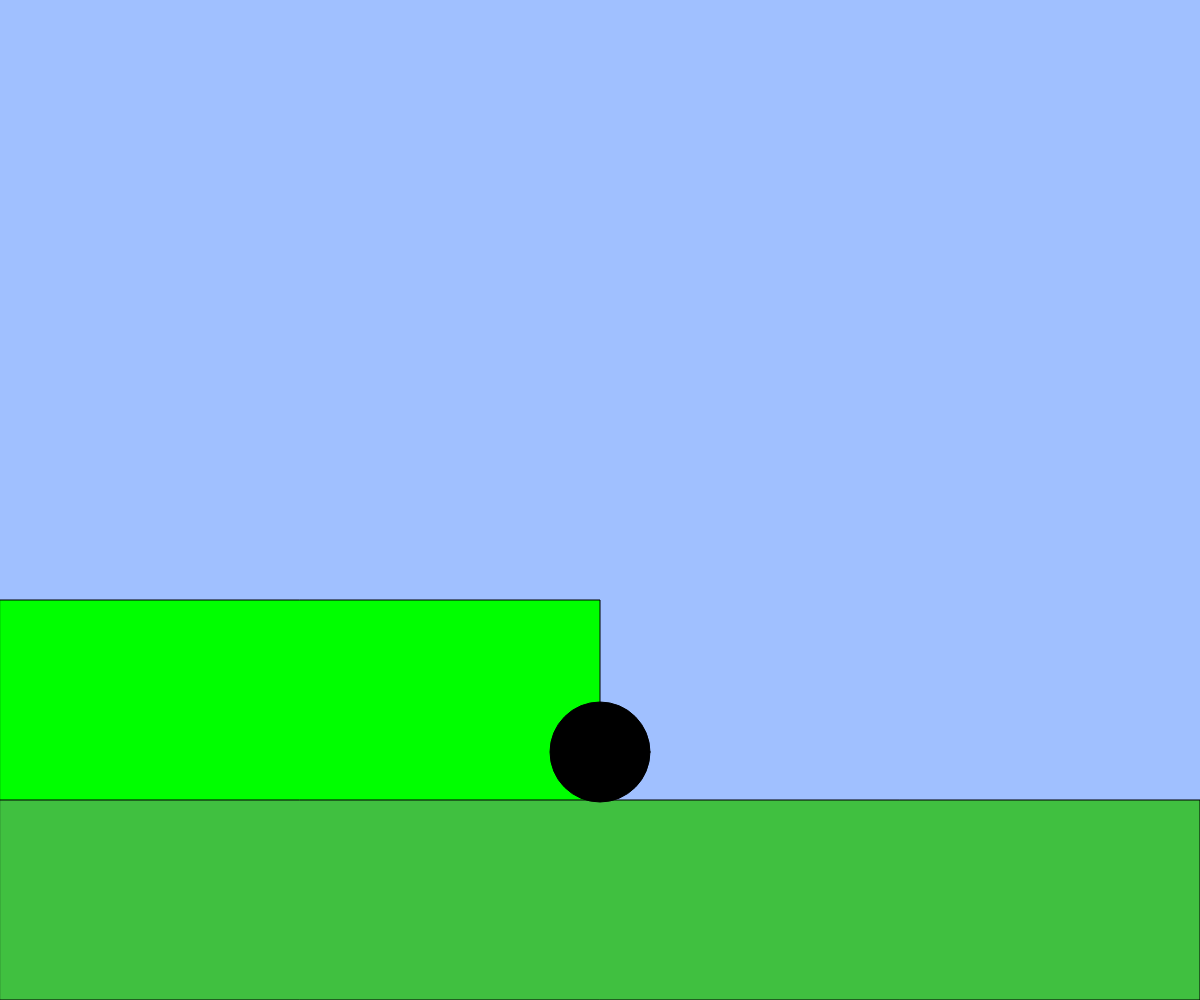
Frame 1 (no input)
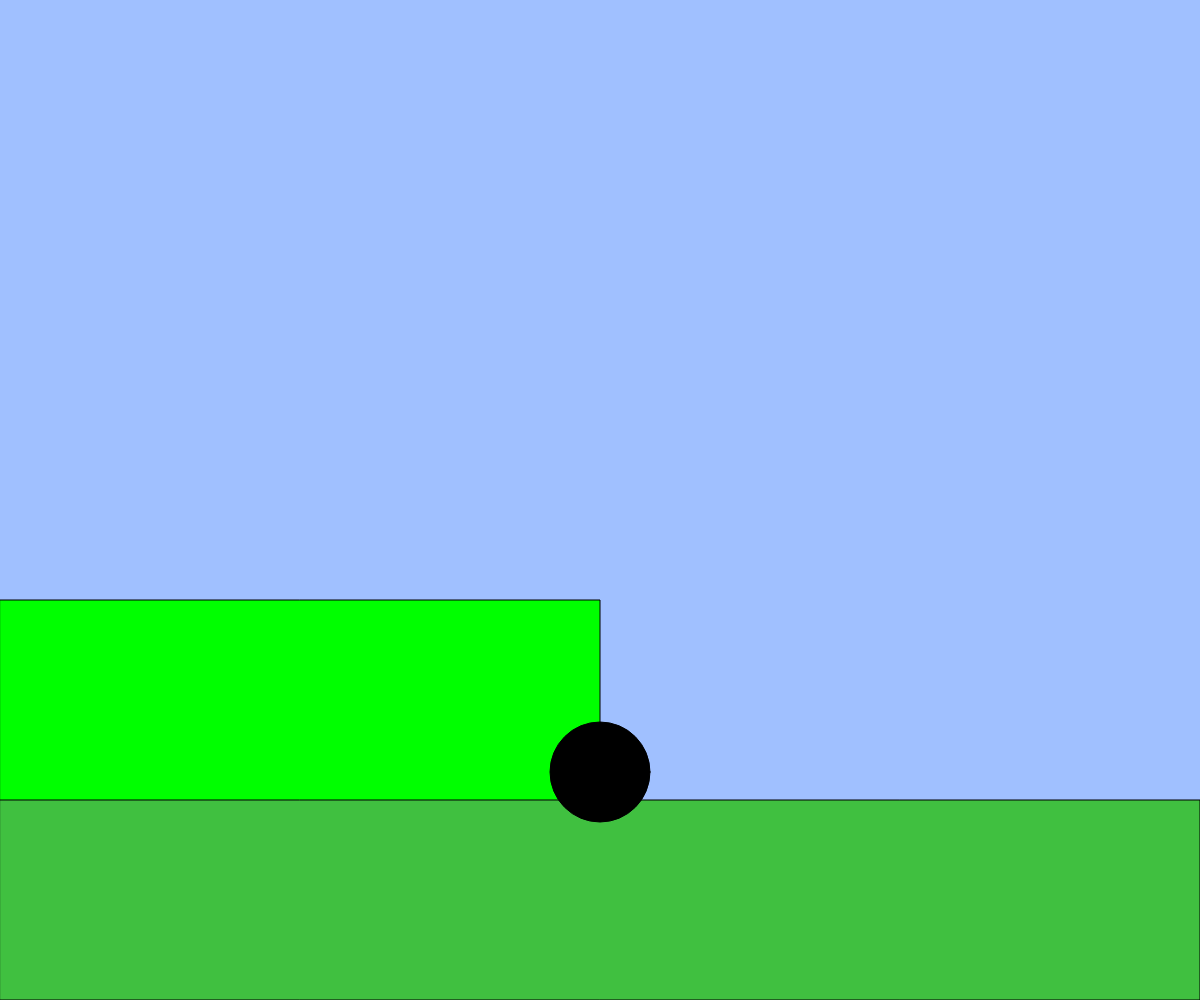
Frame 60 (no input)
Frame 120 (the mouse pressed at the canvas centre since frame 60): identical to frame 60, image omitted

The p5.js sketch that drew these frames (run headless with seeded random() and noise() and a simulated clock; from frame 60 on, the mouse is pressed at the canvas centre):

// p5.js sketch
// ── sketch.js
// 最終課題を制作しよう

let x, y;
let vx, vy;
const g = 1;

function setup(){
  createCanvas(windowWidth, windowHeight);
  x = width / 2;
  y = height;
  vx = 0;
  vy = 0;
}

function windowResized(){
  resizeCanvas(windowWidth, windowHeight);
}

function draw(){
  background(160, 192, 255);
  const size = height * 0.1; // キャラクターのサイズ

  // 地面を描く
  const groundY = height * 0.8;
  fill(0, 255, 0);
  rect(0, height * 0.6, width / 2, height - groundY * 0.6);
  fill(64, 192, 64);
  rect(0, groundY, width, height - groundY);
 
  // BLANK[1] キャラクターの左右移動
 if(keyIsDown(LEFT_ARROW)){ x -= 5; }
  if(keyIsDown(RIGHT_ARROW)){ x += 5; }
  if(keyIsDown("A".charCodeAt(0))){ 
    if(keyIsDown(LEFT_ARROW)){ x -= 7.5; } 
    if(keyIsDown(RIGHT_ARROW)){ x += 7.5; }
  }
 // BLANK[2] 重力とジャンプ

  // 速くなりすぎないように制限
  vx = constrain(vx, -40, 20);
  vy = constrain(vy, -40, 20);
  if(x < width / 2){
    y = constrain(y, 0, groundY - 158);
  }else{
    y = constrain(y, 0, groundY - 48);
  }

  // 位置を更新
  x += vx;
  y += vy;
  vy += g;
  if(x > width / 2 && y > groundY - 48 && keyIsDown(" ".charCodeAt(0)) ){
    vy = -1 * vy;
  }else if(x < width / 2 && y > groundY - 158 && keyIsDown(" ".charCodeAt(0))){
    vy = -1 * vy;
  }

  // キャラクターを描く
  fill(0);
  ellipse(x, y, size, size);

  if(x > width){ x = 0; }
  else if(x < 0){ x = width; }
  if(y > height){ y = 0; }
  if(y < 0){ y = height; }

}
